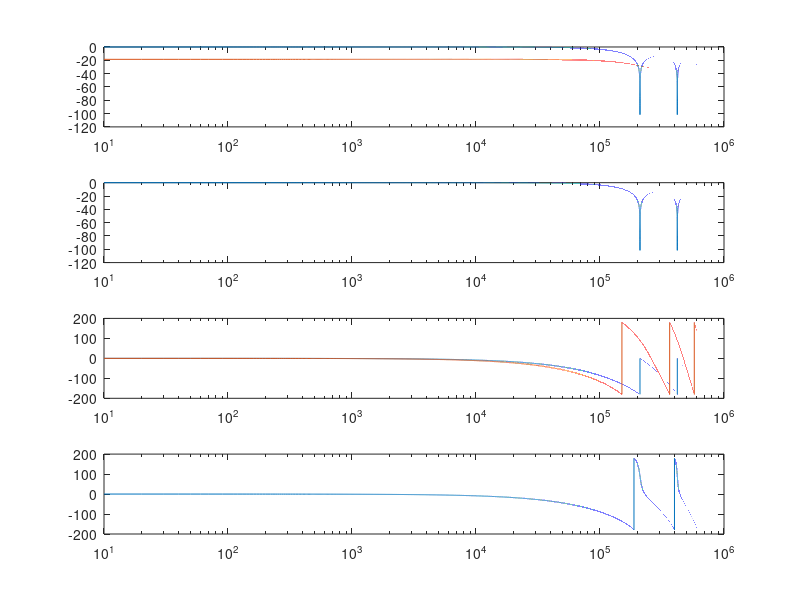

This chart was generated by the following MATLAB code:
k=1000;
u=1e-6;

fs = 100*k

f = 10:10:(fs*6);
w = 2*pi*f;
s = j*w;

Ts = 1/fs 
Ls = 230*u
Vcg = 24
Vdg = 5.45*4

mc = Vcg/Ls 
md = Vdg/Ls 

D = Vdg/(Vcg + Vdg) 
tc = D*Ts

iv = 1/D

% Charging cycle pulse response "x"
x1 = iv*(1 - e.^(-s*tc))./s;
x2 = mc*( (1 - (1 + s*tc).*e.^(-s*tc))./(s.^2) );

x1l = 20*log10(fs*abs(x1));
x2l = 20*log10(fs*abs(x2));
x1p = 180*angle(fs*x1)/pi;
x2p = 180*angle(fs*x2)/pi;

xl = 20*log10(fs*(x1 + x2));
xp = 180*angle(fs*(x1 + x2))/pi;

subplot(4,1,1)
semilogx(f, x1l, f, x2l)
subplot(4,1,2)
semilogx(f, x1l)
subplot(4,1,3)
semilogx(f, x1p, f, x2p)
subplot(4,1,4)
semilogx(f, xp)